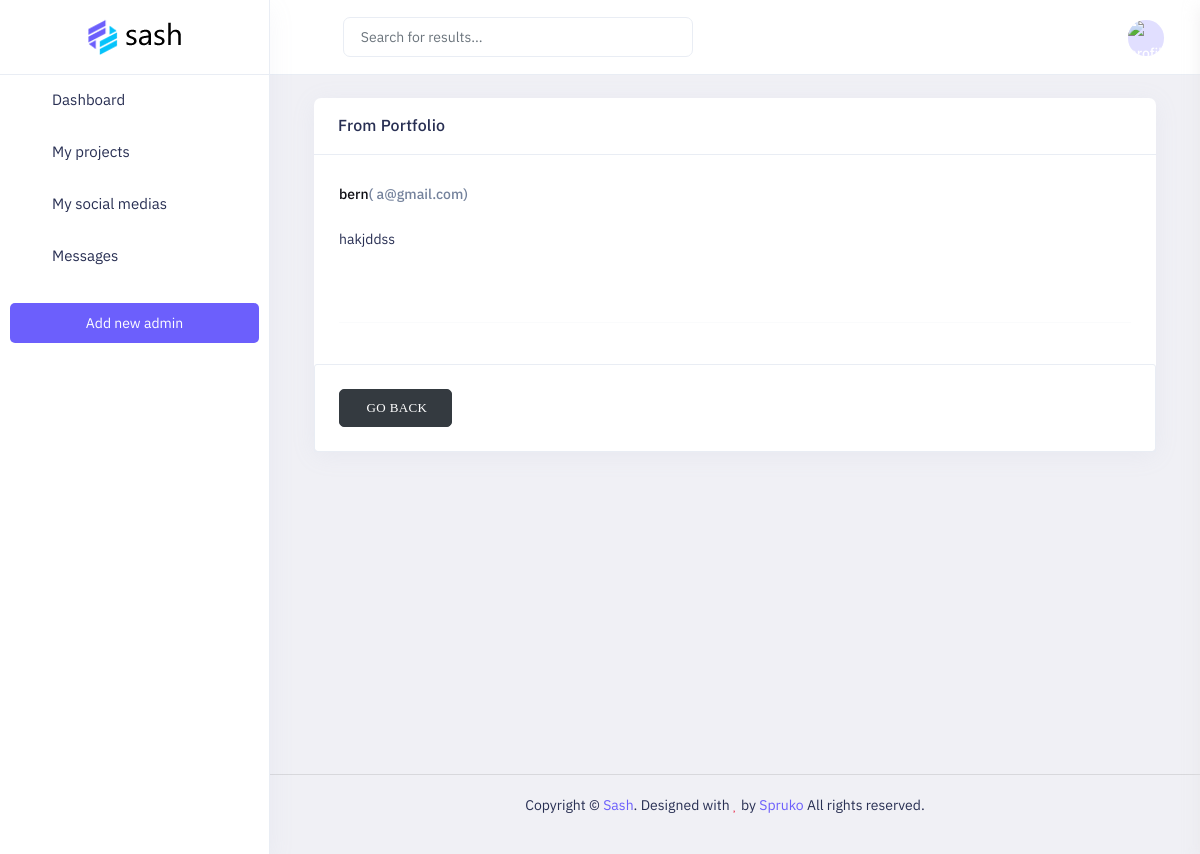
Screenshot of /contacts/detail/2/ with the database file from the repository.
### myapp/models.py (models this page shows)
class Message(models.Model):
    name = models.CharField(max_length = 250)
    email = models.EmailField()
    text = models.TextField()
    sent_time = models.DateTimeField(auto_now_add = True)

### myapp/views.py (the view)
# urls.py: path('contacts/detail/<int:id>/', detail_contact, name = 'detail_contact'),
def detail_contact(request, id):
    message = Message.objects.get(id=id)
    context = {
        "message": message
    }
    return render(request, 'dashboard/contact/detail.html', context )

### templates/dashboard/contact/detail.html (shortened to what this page needs)
{%extends 'dashboard/base.html'%}
{%load static%}
{%block content%}
            <div class="main-content app-content mt-0">
                <div class="side-app">
                    <div class="main-container container-fluid">
                        <div class="page-header">
                            <h1 class="page-title">Message</h1>
                        </div>
                        <div class="col-xl-12">
                            <div class="card">
                                <div class="card-header">
                                    <h3 class="card-title">From Portfolio</h3>
                                </div>
                                <div class="card-body">
                                    <div class="email-media">
                                        <div class="mt-0 d-sm-flex">
                                            <div class="media-body pt-0">
                                                <div class="float-md-end d-flex fs-15">
                                                </div>
                                                <div class="media-title text-dark font-weight-semibold mt-1">{{message.name}}<span class="text-muted font-weight-semibold">( {{message.email}})</span></div>
                                            </div>
                                        </div>
                                    </div>
                                    <div class="eamil-body mt-5">
                                        <p>{{message.text}}</p>
                                        <br><br>
                                        <hr>
                                    </div>
                                </div>
                                <form method="POST">
                                    <div class="example">
                                        <div class="btn-list btn-list-icon">
                                            <a href="{%url 'list_contact' %}"  class="btn btn-dark"><i class="fe fe-upload me-2"> GO BACK</i></a>
                                        </div>
                                    </div>
                                </form>
                            </div>
                        </div>
                    </div>
                </div>
            </div>
{%endblock%}

### static/dashboard/switcher/css/switcher.css (style rules this page uses)
.font-weight-semibold { font-weight: 500; }

### rows the page displays
Message: name "bern", email "a@gmail.com", text "hakjddss"
